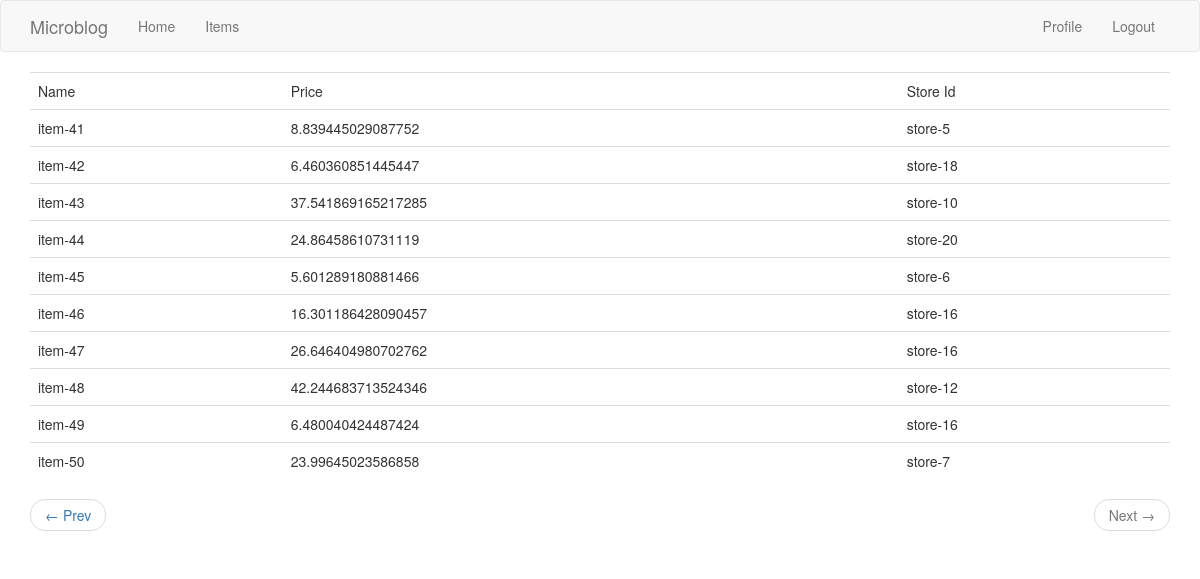
The app's page /itemspage?page=5 (signed in) with its own data.
### app/mod_items/models.py (models this page shows, shortened)
class ItemModel(db.Model):
    __tablename__ = 'items'
    id = db.Column(db.Integer, primary_key=True)
    name = db.Column(db.String(40), index=True, unique=True)
    price = db.Column(db.Float(precision=2), nullable=False)
    store_id = db.Column(db.Integer, db.ForeignKey('stores.id'))
    store = db.relationship('StoreModel')

### app/mod_store/models.py (models this page shows, shortened)
class StoreModel(db.Model):
    __tablename__ = 'stores'
    id = db.Column(db.Integer, primary_key=True)
    name = db.Column(db.String(40), index=True, unique=True)
    items = db.relationship('ItemModel', lazy='dynamic')

### app/mod_items/views.py (the view)
@items_page.route('/itemspage')
@login_required
def items_show():
    page = request.args.get('page', 1, type=int)
    items = ItemModel.query.order_by(ItemModel.id.asc()).paginate(page, Config.ITEMS_PER_PAGE, False)
    next_url = url_for('items_page.items_show', page=items.next_num) \
        if items.has_next else None
    prev_url = url_for('items_page.items_show', page=items.prev_num) \
        if items.has_prev else None
    return render_template('items/items.html', title='Items page', items=items.items,
                          next_url=next_url, prev_url=prev_url)

### app/mod_user/models.py (called while the page is built)
    @login_manager.user_loader
    def load_user(user_id):
        return UserModel.query.get(int(user_id))

### app/templates/items/items.html
{% extends "base.html" %}
{% block app_content %}
    {% if not items %}
        <div>
            <p><b>No items found in data base</b></p>
        </div>
    {% else %}
        <div>
            <table class="table table-hover">
                    <tr>
                        <td>Name</td>
                        <td>Price</td>
                        <td>Store Id</td>
                    </tr>
            {% for item in items %}
                <tr>
                    {% include 'items/item.html' %}
                </tr>
            {% endfor %}
            </table>
        </div>
        <nav aria-label="...">
                    <ul class="pager">
                        <li class="previous{% if not prev_url %} disabled{% endif %}">
                            <a href="{{ prev_url or '#' }}">
                                <span aria-hidden="true">&larr;</span> Prev
                            </a>
                        </li>
                        <li class="next{% if not next_url %} disabled{% endif %}">
                            <a href="{{ next_url or '#' }}">
                                Next <span aria-hidden="true">&rarr;</span>
                            </a>
                        </li>
                    </ul>
                  </nav>
    {% endif %}
{% endblock %}

### app/templates/items/item.html
<td>{{ item.name }}</td>
<td>{{ item.price }}</td>
<td>{{ item.store.name }}</td>

### records on screen
ItemModel: name "item-41", price "8.839445029087752", store.name "store-5"
ItemModel: name "item-42", price "6.460360851445447", store.name "store-18"
ItemModel: name "item-43", price "37.541869165217285", store.name "store-10"
ItemModel: name "item-44", price "24.86458610731119", store.name "store-20"
ItemModel: name "item-45", price "5.601289180881466", store.name "store-6"
ItemModel: name "item-46", price "16.301186428090457", store.name "store-16"
ItemModel: name "item-47", price "26.646404980702762", store.name "store-16"
ItemModel: name "item-48", price "42.244683713524346", store.name "store-12"
ItemModel: name "item-49", price "6.480040424487424", store.name "store-16"
ItemModel: name "item-50", price "23.99645023586858", store.name "store-7"
